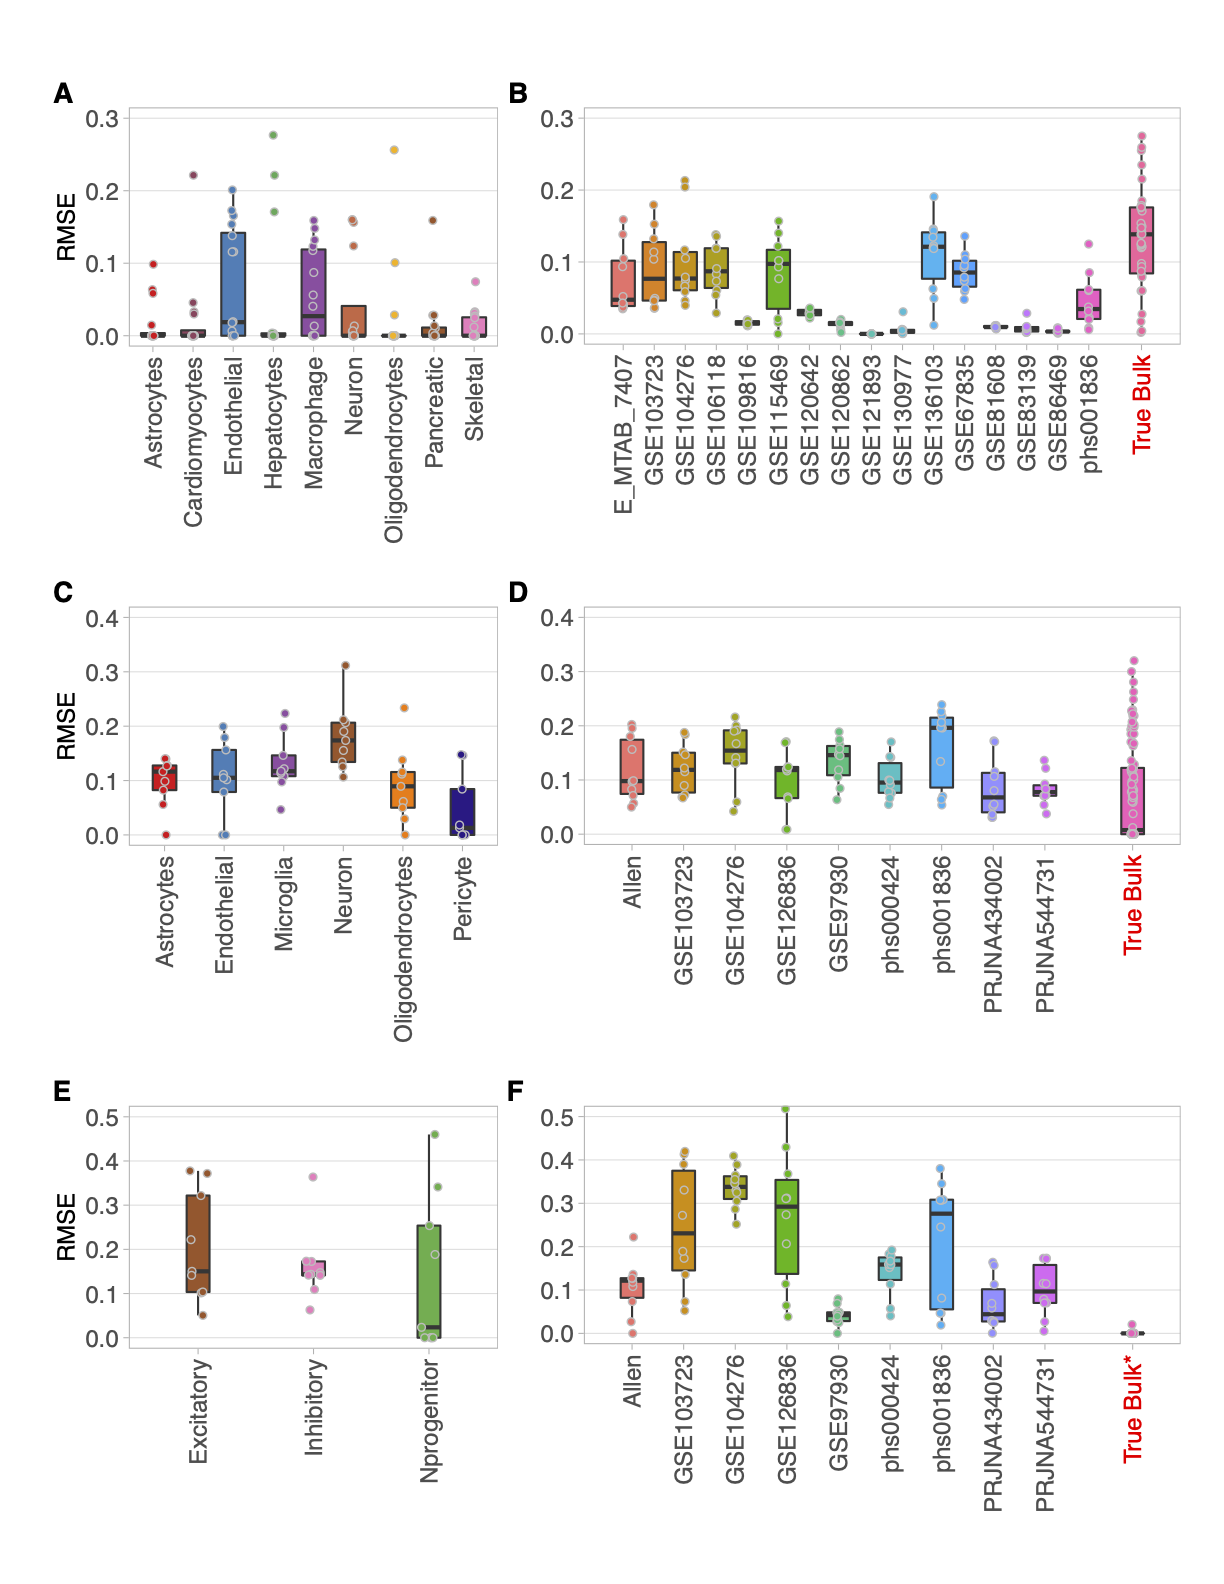

This figure's R source:
require(reshape2)
#require(plyr)
require(ggpubr)
require(ggplot2)
require(ggrepel)

rm(list=ls())
graphics.off()
closeAllConnections()

D <- readRDS('Fig4.rds')
ymax <- setNames(c(0.3,0.4,0.5),names(D))
avgData <- F
figs <- list()
bw <- 2.2
wR <- c(0.8,1.2)
for(one in names(D)){
	message(one)
	cellCol <- readRDS(paste0("../../profiles/",one,".rds"))$para$cellCol

	totalX <- NULL
	for(oneT in names(D[[one]])){
		if(sum(dim(D[[one]][[oneT]]$estR)!=dim(D[[one]][[oneT]]$expR))>0 || 
		   sum(rownames(D[[one]][[oneT]]$estR)!=rownames(D[[one]][[oneT]]$expR))>0 ||
		   sum(colnames(D[[one]][[oneT]]$estR)!=colnames(D[[one]][[oneT]]$expR))>0)
			stop(paste("Error non-matching:",oneT,one))
		X <- cbind(melt(D[[one]][[oneT]]$estR,varnames=c('celltype','sID'),value.name='estR'),
				   expR=melt(D[[one]][[oneT]]$expR)$value)
		if(oneT=='pseudo'){
			X <- cbind(X,dID=sapply(strsplit(as.character(X$sID),"\\|"),head,1))
			if(avgData){
				plotX <- plyr::ddply(X,"celltype",function(x)return(data.frame(rmse=sqrt(mean((x$expR-x$estR)^2)))))
				figs[[length(figs)+1]] <- ggplot(plotX,aes(celltype,rmse,fill=celltype))+
					geom_bar(stat="identity")+
					coord_cartesian(ylim=c(0, ymax[one]))+
					ylab('RMSE')+xlab("")+ggtitle(paste(one,"by cell type through all datasets"))+
					scale_fill_manual(values=cellCol)+
					theme_light()+
					theme(axis.text.x = element_text(angle=90,hjust=1,vjust=0.5,size=12),
						  axis.text.y = element_text(size=12),
						  axis.title=element_text(size=12),
						  legend.position = "none",
						  panel.grid.minor=element_blank(),
						  panel.grid.major.x=element_blank(),
						  plot.margin=unit(c(0.2,0,0.1,0.1),"inches"))
			}
			else{
				plotX <- plyr::ddply(X,c("celltype","dID"),function(x)return(data.frame(rmse=sqrt(mean((x$expR-x$estR)^2)))))
				labelX <- plotX[NULL,]
				for(i in levels(plotX$celltype))labelX <- rbind(labelX,head(plotX[intersect(order(plotX$rmse,decreasing=T),grep(i,plotX$celltype)),],1))
				labelX <- labelX[labelX$rmse>0.05,]
				#plotX$celltype <- factor(plotX$celltype,levels=names(cellCol))
				figs[[length(figs)+1]] <- ggplot(plotX,aes(celltype,rmse,fill=celltype))+
					geom_boxplot(outlier.shape=NA,width=bw*nlevels(plotX$celltype)/20*(sum(wR)-wR[1])/sum(wR))+
					geom_point(position=position_jitterdodge(),pch=21,size=1.5,color="gray")+
					#geom_jitter(alpha=0.5,size=0.5,position=position_jitterdodge(jitter.width=0.2))+
					coord_cartesian(ylim=c(0, ymax[one]))+
					ylab('RMSE')+xlab("")+ggtitle(paste(one,"by cell type through\neach dataset"))+
					scale_fill_manual(values=cellCol)+
					#geom_text_repel(aes(label=dID),data=labelX,size=2)+
					theme_light()+
					theme(axis.text.x = element_text(angle=90,hjust=1,vjust=0.5,size=12),
						  axis.text.y = element_text(size=12),
						  axis.title=element_text(size=12),
						  legend.position = "none",
						  panel.grid.minor=element_blank(),
						  panel.grid.major.x=element_blank(),
						  plot.margin=unit(c(0,0,0,0.1),"inches"))
			}
		}else{
			X['dID'] <- 'True Bulk'
		}
		if(is.null(totalX)) totalX <- X
		else totalX <- rbind(totalX,X)
	}
	plotX <- plyr::ddply(totalX,c("sID","dID"),function(x)return(data.frame(rmse=sqrt(mean((x$expR-x$estR)^2)))))
	xlabCol <- ifelse(levels(plotX[,"dID"])=="True Bulk","red","grey30")
	xpos <- setNames(1:nlevels(plotX[,'dID']),levels(plotX[,"dID"]))
	xpos["True Bulk"] <- xpos["True Bulk"]+0.7
	plotX <- cbind(plotX,xpos=xpos[as.character(plotX[,"dID"])])
	plotX$sID <- sapply(strsplit(as.character(plotX$sID),"\\|"),function(x)return(paste(x[1:max(2,grep("^GS",x))],collapse="|")))
	
	if(one=="Neuron3"){
		figs[[length(figs)]] <- figs[[length(figs)]]+theme(plot.margin=unit(c(0,0.0,0.4,0.1),"inches"))
		names(xpos) <- gsub("Bulk","Bulk*",names(xpos))
	}
	figs[[length(figs)+1]] <- ggplot(plotX,aes(xpos,rmse,fill=dID))+
		geom_boxplot(outlier.shape=NA,width=bw*nlevels(plotX$dID)/20*(sum(wR)-wR[2])/sum(wR))+
		geom_point(position=position_jitterdodge(),pch=21,size=1.5,color="gray")+
		coord_cartesian(ylim=c(0, ymax[one]))+
		ylab('')+xlab("")+ggtitle(paste(one,"by datasets through each sample"))+
		scale_x_continuous(breaks=xpos,labels=names(xpos))+
		#geom_text_repel(aes(label=sID),data=head(plotX[order(plotX$rmse,decreasing=T),],3),size=2)+
		theme_light()+
		theme(axis.text.x = element_text(angle=90,hjust=1,vjust=0.5,colour=xlabCol,size=12),
			  axis.text.y = element_text(size=12),
			  axis.title=element_text(size=12),
			  legend.position = "none",
			  panel.grid.minor=element_blank(),
			  panel.grid.major.x=element_blank(),
			  plot.margin=unit(c(0,0.0,0.2,0.1),"inches"))
}
figs <- sapply(figs,function(x)return(list(x+ggtitle(""))))
pdf("Fig4.pdf",width=8.5,height=11)
print(ggarrange(plotlist=figs,labels=LETTERS[1:length(figs)],
				widths=wR,
				ncol=2,nrow=length(figs)/2)+
	  	theme(plot.margin=unit(c(0.5,0.3,0.1,0.3),"inches")))
a <- dev.off()




